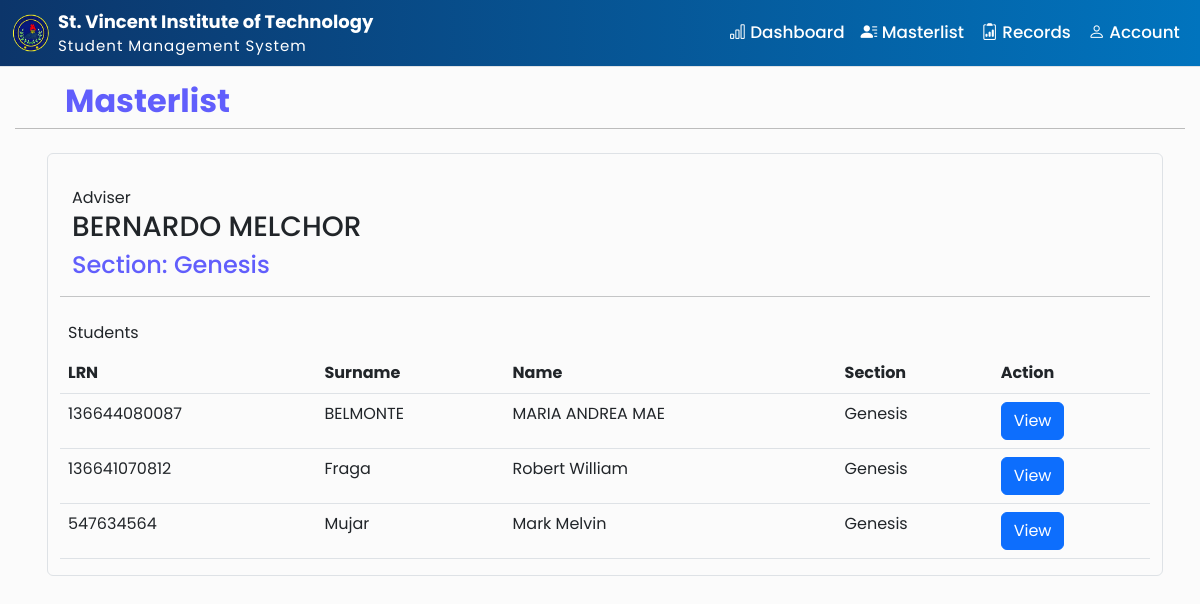
Screenshot of /advisory (signed in) with the database file from the repository.
### admin_staff/models.py (models this page shows, shortened)
class FacultyStaff(models.Model):
    user = models.OneToOneField(User, null=True, on_delete=models.CASCADE)
    faculty_staff_id = models.BigIntegerField(primary_key=True)
    surname = models.CharField(max_length=24)
    first_name = models.CharField(max_length=24)
    middle_name = models.CharField(max_length=24, blank=True, null=True)
    gender_choice = (
        ('Male', 'Male'),
        ('Female', 'Female'),
    )
    gender = models.CharField(max_length=10, default="Gender", choices=gender_choice, null=True)
    civil_choice = (
        ('Single', 'Single'),
        ('Married', 'Married'),
        ('Divorced', 'Divorced'),
        ('Widowed', 'Widowed'),
    )
    civil_status = models.CharField(max_length=10, default="Status", choices=civil_choice, blank=True, null=True)
    birth_date = models.DateField(null=True)
    birth_place = models.CharField(max_length=200, blank=True, null=True)
    religion = models.CharField(max_length=24, blank=True, null=True)
    contact = models.BigIntegerField(blank=True, null=True)
    email = models.CharField(max_length=100, blank=True, null=True)
    section = models.OneToOneField('section', blank=True, null=True, on_delete=models.SET_NULL)
    subject = models.OneToOneField('subject', blank=True, null=True, on_delete=models.SET_NULL)
    class Meta:
        managed = True
        db_table = 'faculty_staff'

class section(models.Model):
    section_name = models.CharField(max_length=20)
    level = models.ForeignKey("level", null=True, on_delete=models.SET_NULL)
    def __str__(self):
        return self.section_name

class StudentProfile(models.Model):
    user = models.OneToOneField(User, null=True, on_delete=models.CASCADE)
    student_lrn = models.BigIntegerField(primary_key=True)
    surname = models.CharField(max_length=24)
    first_name = models.CharField(max_length=24)
    middle_name = models.CharField(max_length=24, blank=True, null=True)
    gender_choice = (
        ('Male', 'Male'),
        ('Female', 'Female'),
    )
    gender = models.CharField(max_length=24, default="Gender", choices=gender_choice, blank=True, null=True)
    birth_date = models.DateField()
    birth_place = models.CharField(max_length=200, blank=True, null=True)
    religion = models.CharField(max_length=24, blank=True, null=True)
    civil_choice = (
        ('Single', 'Single'),
        ('Married', 'Married'),
        ('Divorced', 'Divorced'),
        ('Widowed', 'Widowed'),
    )
    civil_status = models.CharField(max_length=10, default="Status", choices=civil_choice, blank=True, null=True)
    contact = models.BigIntegerField(blank=True, null=True)
    email = models.CharField(max_length=100, blank=True, null=True)
    section = models.ForeignKey('section', null=True, on_delete=models.SET_NULL)
    adviser = models.ForeignKey('FacultyStaff', blank=True, null=True, on_delete=models.SET_NULL)
    level = models.ForeignKey('level', blank=True, null=True, on_delete=models.SET_NULL)
    class Meta:
        managed = True
        db_table = 'student_profile'

### admin_staff/decorators.py (the view)
        def wrapper_func(request, *args, **kwargs):
            group = None
            if request.user.groups.exists():
                group = request.user.groups.all()[0].name
            if group in allow_roles:
                return view_func(request, *args, **kwargs)
            else:
                return HttpResponse('you are not authorize')

### admin_staff/views.py (called while the page is built)
@login_required(login_url='login')
@allowed_user(allow_roles=['faculty'])
def advisory(request):
    advisoryClass = request.user.facultystaff.studentprofile_set.all()
    adviser = request.user.facultystaff
    context = {'advisoryClass': advisoryClass, 'adviser':adviser}
    return render(request, 'faculty/student_list.html', context)

### admin_staff/templates/faculty/student_list.html
{% extends "faculty/faculty-dashboard.html" %}
{% block content %}
<div class="page-title mb-4" style="margin:15px;">
  <h2 style="color: #615EFC; font-weight: bold; margin-right: 20px; padding-left: 50px;">Masterlist</h2>
  <hr style="margin-top: 0; color: black;">
</div>
<div class="container">
  <div class="container-fluid border rounded" style="margin: 5px">
    <table class="table table-hover">
          <thead>
            <tr>
              <th scope="col">LRN</th>
              <th scope="col">Surname</th>
              <th scope="col">Name</th>
              <th scope="col">Section</th>
              <th scope="col">Action</th>
            </tr>
          </thead>
          <tbody>
              <label for="" style="padding: 4vh 1vw 0;">Adviser</label>
              <h3  style="padding: 0 1vw;">{{adviser.surname}} {{adviser.first_name}}</h3>
              <h4 style='color: #615EFC; padding: 0 1vw;'>Section: {{adviser.section}}</h4>
              <hr>
              <label for="" class="text p-2 m-0" style="padding: 2vh 1vw 0;">Students</label>
              {% for advisoryClass in advisoryClass %}
                    <tr>
                      <td>{{advisoryClass.student_lrn}}</td>
                      <td>{{advisoryClass.surname}}</td>
                      <td>{{advisoryClass.first_name}}</td>
                      <td>{{advisoryClass.section}}</td>
                      <td>
                        <button class="btn btn-primary" type="submit" title="Edit"><a href="{% url "info" advisoryClass.student_lrn %}" style="text-decoration: none; color: inherit" >
                          View
                        </a></button>
                      </td>
                    </tr>
              {% endfor %}
          </tbody>
      </table>
  </div>
</div>
{% endblock content %}

### static/css/admin.css (style rules this page uses)
body { font-family: 'Poppins', sans-serif; background-color: #FBFBFB; }
.page-title > h2 { color: #0C356A; }

### rows the page displays
FacultyStaff: surname "BERNARDO", first_name "MELCHOR", section "Genesis"
StudentProfile: student_lrn "136644080087", surname "BELMONTE", first_name "MARIA ANDREA MAE", section "Genesis"
StudentProfile: student_lrn "136641070812", surname "Fraga", first_name "Robert William", section "Genesis"
StudentProfile: student_lrn "547634564", surname "Mujar", first_name "Mark Melvin", section "Genesis"
